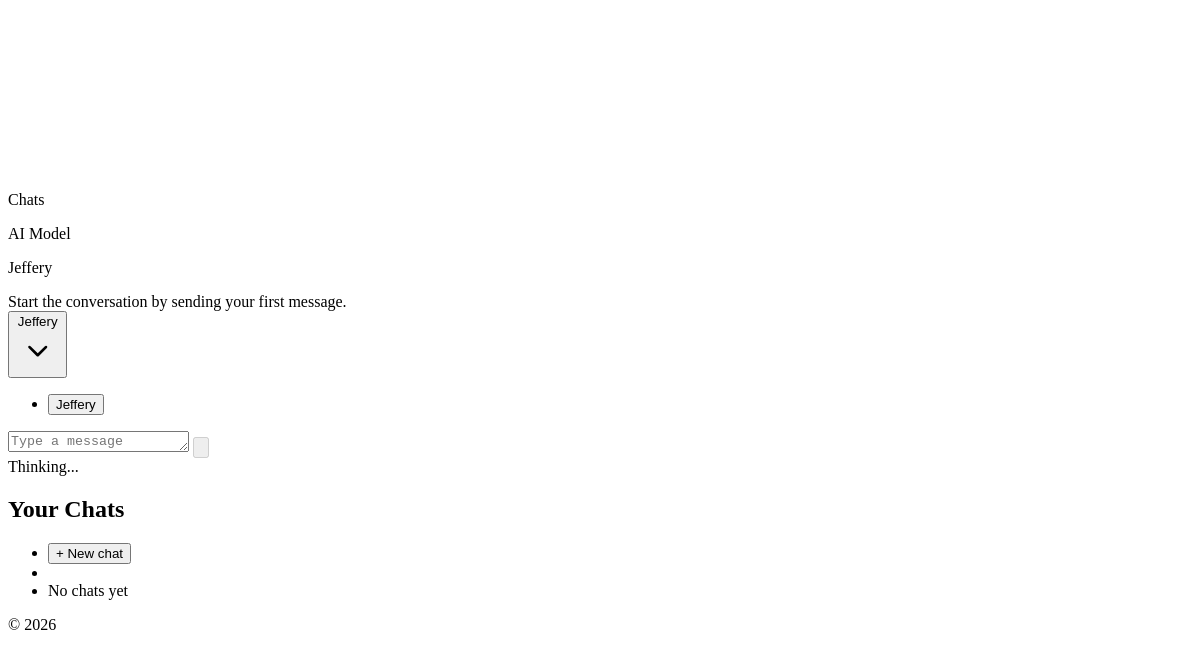
The page / (signed in, lower part) on the database as committed earlier.
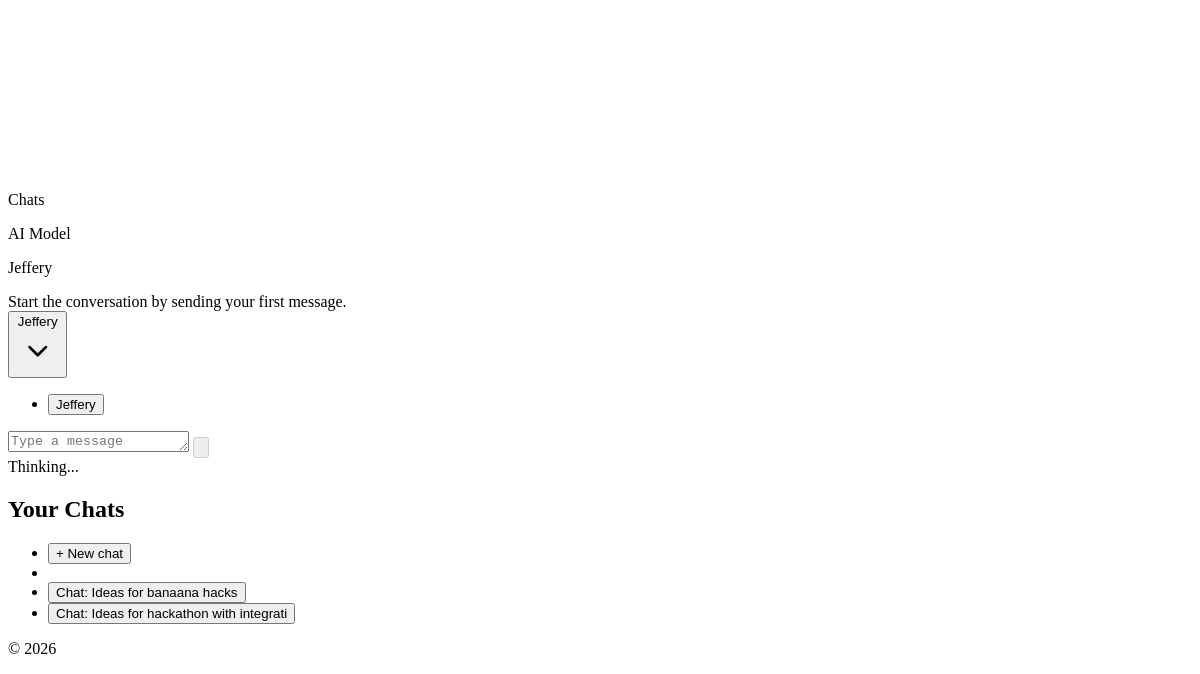
The same page on the database as committed later.
### ai_models/models.py (models this page shows, shortened)
class AIModel(models.Model):
    name = models.CharField(max_length=255)
    description = models.TextField()
    quirk = models.ManyToManyField('AIQuirk', related_name='quirks')

### conversations/models.py (models this page shows, shortened)
class Conversation(models.Model):
    title = models.CharField(max_length=255, blank=True, default="")
    user = models.ForeignKey('accounts.User', on_delete=models.CASCADE, related_name='conversations')
    model = models.ForeignKey('ai_models.AIModel', on_delete=models.SET_NULL, null=True, blank=True)
    created_at = models.DateTimeField(auto_now_add=True)

### conversations/views.py (the view)
# urls.py: path('', views.MainPageView.as_view(), name='main_page'),
class MainPageView(LoginRequiredMixin, View):
    def get(self, request):
        conversation_id = request.GET.get("conversation_id")
        conversation = self._get_requested_conversation(request)
        if conversation_id and conversation is None:
            response = redirect(reverse("main_page"))
            if getattr(request, "htmx", False):
                response["HX-Redirect"] = reverse("main_page")
            return response
        messages = conversation.messages.order_by("timestamp") if conversation else []
        ai_models = AIModel.objects.order_by("name")
        selected_model = conversation.model if conversation else ai_models.order_by("?").first()
        model_locked = conversation.messages.exists() if conversation else False
        user_conversations = request.user.conversations.order_by("-created_at")
        context = {
            "conversation": conversation,
            "messages": messages,
            "ai_models": ai_models,
            "selected_model": selected_model,
            "model_locked": model_locked,
            "user_conversations": user_conversations,
        }
        template_name = (
            "conversations/partials/conversation_layout.html"
            if getattr(request, "htmx", False)
            else "conversations/main_page.html"
        )
        return render(request, template_name, context)
    def _get_requested_conversation(self, request):
        conversation_id = request.GET.get("conversation_id")
        if not conversation_id:
            return None
        try:
            return Conversation.objects.filter(id=conversation_id, user=request.user).first()
        except (TypeError, ValueError):
            return None

### conversations/templates/conversations/main_page.html (shortened to what this page needs)
{% extends 'base.html' %}
{% load static %}
{% block content %}
<section class="mx-auto w-full max-w-6xl px-4 py-6 md:py-10">
    {% include 'conversations/partials/conversation_layout.html' %}
</section>
{% endblock %}

### conversations/templates/conversations/partials/conversation_layout.html (shortened to what this page needs)
<div id="conversation-layout" class="drawer rounded-3xl">
    <div class="drawer-content flex min-w-0 flex-col gap-3">
        <div class="flex items-center gap-2">
            <label for="chat-drawer-toggle" class="btn btn-ghost btn-sm drawer-button" aria-label="Open chat list">
            </label>
            <p class="text-sm font-medium text-base-content/70">Chats</p>
        </div>
        {% include 'conversations/partials/chat_shell.html' %}
    </div>
    <div class="drawer-side z-30">
        <aside class="h-full w-80 bg-base-200 p-4">
            <h2 class="mb-3 text-sm font-semibold uppercase tracking-wide text-base-content/60">Your Chats</h2>
            <ul class="menu w-full gap-1 rounded-box bg-base-100 p-2">
                <li>
                    <button
                        type="button"
                        data-chat-link
                        class="font-semibold"
                        hx-get="{% url 'main_page' %}"
                        hx-target="#conversation-layout"
                        hx-swap="outerHTML"
                        hx-push-url="true"
                    >
                        + New chat
                    </button>
                </li>
                <li class="pointer-events-none my-1 border-t border-base-300"></li>
                {% for user_conversation in user_conversations %}
                    <li>
                        <button
                            type="button"
                            data-chat-link
                            class="{% if conversation and user_conversation.id == conversation.id %}active{% endif %}"
                            hx-get="{% url 'main_page' %}?conversation_id={{ user_conversation.id }}"
                            hx-target="#conversation-layout"
                            hx-swap="outerHTML"
                            hx-push-url="true"
                        >
                            {{ user_conversation.title }}
                        </button>
                    </li>
                {% empty %}
                    <li><span class="opacity-60">No chats yet</span></li>
                {% endfor %}
            </ul>
        </aside>
    </div>
</div>

### conversations/templates/conversations/partials/model_selector.html (shortened to what this page needs)
<div class="flex items-center justify-between gap-3">
    <div>
        <p class="text-xs font-semibold uppercase tracking-wide text-base-content/60">AI Model</p>
        <p id="selected-model-name" class="text-sm font-medium">
            {% if selected_model %}
                {{ selected_model.name }}
            {% else %}
                No models available
            {% endif %}
        </p>
    </div>
</div>

### conversations/templates/conversations/partials/chat_form.html (shortened to what this page needs)
<form
    id="chat-form"
    class="relative rounded-2xl bg-base-100 p-2 pt-10 md:p-3 md:pt-10"
    hx-post="{% url 'send_message' %}"
    hx-target="#conversation-layout"
    hx-swap="outerHTML"
>
    <div class="dropdown absolute left-2 top-2 z-20 md:left-3 {% if model_locked or not ai_models %}dropdown-disabled{% endif %}">
        <button
            type="button"
            tabindex="{% if model_locked or not ai_models %}-1{% else %}0{% endif %}"
            class="btn btn-sm rounded-full border-base-300 bg-base-200 px-3 font-medium normal-case {% if model_locked or not ai_models %}btn-disabled{% endif %}"
            aria-label="Choose AI model"
        >
            <span id="chat-model-label">
                {% if selected_model %}
                    {{ selected_model.name }}
                {% else %}
                    Select model
                {% endif %}
            </span>
            <svg xmlns="http://www.w3.org/2000/svg" viewBox="0 0 24 24" fill="currentColor" class="ml-1 h-4 w-4">
                <path d="M12 15.25a.74.74 0 0 1-.53-.22l-4.5-4.5a.75.75 0 1 1 1.06-1.06L12 13.44l3.97-3.97a.75.75 0 1 1 1.06 1.06l-4.5 4.5a.74.74 0 0 1-.53.22Z"/>
            </svg>
        </button>
        <ul tabindex="0" class="menu dropdown-content mt-2 w-64 rounded-box bg-base-100 p-2 shadow">
            {% for ai_model in ai_models %}
                <li>
                    <button
                        type="button"
                        class="model-option {% if selected_model and ai_model.id == selected_model.id %}active{% endif %}"
                        data-model-id="{{ ai_model.id }}"
                        data-model-name="{{ ai_model.name }}"
                    >
                        {{ ai_model.name }}
                    </button>
                </li>
            {% empty %}
                <li><span class="opacity-60">No models configured</span></li>
            {% endfor %}
        </ul>
    </div>
    <div class="flex items-end gap-2">
        <textarea
            id="chat-input"
            class="textarea h-14 flex-1 resize-none rounded-2xl border-base-300 leading-relaxed"
            name="content"
            rows="1"
            placeholder="Type a message"
            required
        ></textarea>
        <button
            id="chat-submit"
            class="btn btn-primary btn-circle"
            type="submit"
            disabled
            aria-label="Send message"
        >
        </button>
        <div id="chat-waiting" class="hidden items-center gap-2 text-xs text-base-content/70">
            <span>Thinking...</span>
        </div>
    </div>
</form>

Rows that differ between the two databases and show on the page:
added Conversation: title "Chat: Ideas for banaana hacks"
added Conversation: title "Chat: Ideas for hackathon with integrati"
Other text that changed with them:
text no longer shown: "No chats yet"
